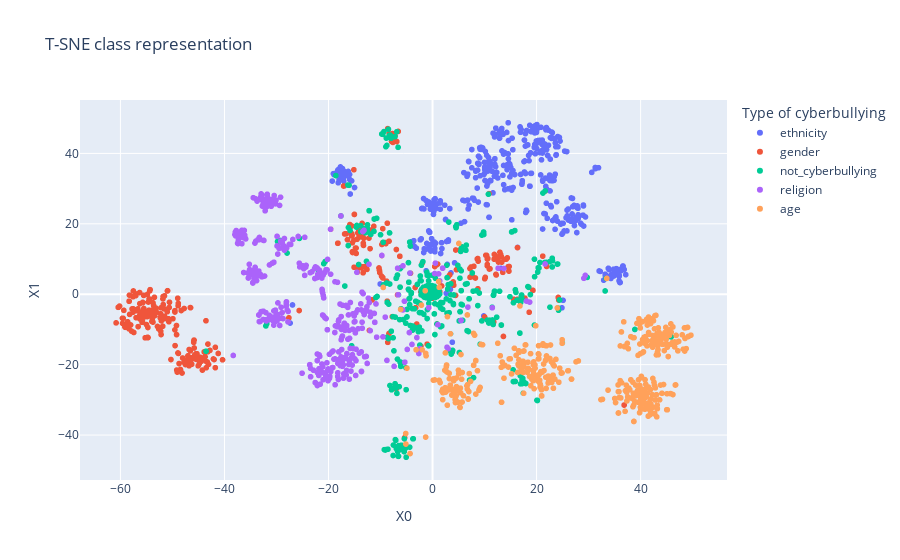

Notebook cell for this chart:
### Code cell
# Interactive plot to read tweets from each of the clusters/ categories

# Set the desired height and width for the plot
height = 800
width = 800

fig = px.scatter(slice_df, x=X_embedded[:, 0], y=X_embedded[:, 1], color='cyberbullying_type', title="T-SNE class representation", hover_data=['tweet_text'])
fig.update_xaxes(title_text="X0")
fig.update_yaxes(title_text="X1")
fig.update_layout(legend_title="Type of cyberbullying")

fig.show()

### Figure 1 — Plotly figure (JSON) as saved in the notebook; plotly's stock layout.template omitted (floating-point values rounded to 4 significant figures; data arrays with more than 128 entries replaced by an {"elided": "..."} marker saying what was removed)
{"data": [{"customdata": {"elided": "428x1 str values"}, "hovertemplate": "cyberbullying_type=ethnicity<br>x=%{x}<br>y=%{y}<br>tweet_text=%{customdata[0]}<extra></extra>", "legendgroup": "ethnicity", "marker": {"color": "#636efa", "symbol": "circle"}, "mode": "markers", "name": "ethnicity", "showlegend": true, "type": "scattergl", "x": {"elided": "428 float values"}, "xaxis": "x", "y": {"elided": "428 float values"}, "yaxis": "y"}, {"customdata": {"elided": "374x1 str values"}, "hovertemplate": "cyberbullying_type=gender<br>x=%{x}<br>y=%{y}<br>tweet_text=%{customdata[0]}<extra></extra>", "legendgroup": "gender", "marker": {"color": "#EF553B", "symbol": "circle"}, "mode": "markers", "name": "gender", "showlegend": true, "type": "scattergl", "x": {"elided": "374 float values"}, "xaxis": "x", "y": {"elided": "374 float values"}, "yaxis": "y"}, {"customdata": {"elided": "403x1 str values"}, "hovertemplate": "cyberbullying_type=not_cyberbullying<br>x=%{x}<br>y=%{y}<br>tweet_text=%{customdata[0]}<extra></extra>", "legendgroup": "not_cyberbullying", "marker": {"color": "#00cc96", "symbol": "circle"}, "mode": "markers", "name": "not_cyberbullying", "showlegend": true, "type": "scattergl", "x": {"elided": "403 float values"}, "xaxis": "x", "y": {"elided": "403 float values"}, "yaxis": "y"}, {"customdata": {"elided": "375x1 str values"}, "hovertemplate": "cyberbullying_type=religion<br>x=%{x}<br>y=%{y}<br>tweet_text=%{customdata[0]}<extra></extra>", "legendgroup": "religion", "marker": {"color": "#ab63fa", "symbol": "circle"}, "mode": "markers", "name": "religion", "showlegend": true, "type": "scattergl", "x": {"elided": "375 float values"}, "xaxis": "x", "y": {"elided": "375 float values"}, "yaxis": "y"}, {"customdata": {"elided": "420x1 str values"}, "hovertemplate": "cyberbullying_type=age<br>x=%{x}<br>y=%{y}<br>tweet_text=%{customdata[0]}<extra></extra>", "legendgroup": "age", "marker": {"color": "#FFA15A", "symbol": "circle"}, "mode": "markers", "name": "age", "showlegend": true, "type": "scattergl", "x": {"elided": "420 float values"}, "xaxis": "x", "y": {"elided": "420 float values"}, "yaxis": "y"}], "layout": {"legend": {"title": {"text": "Type of cyberbullying"}, "tracegroupgap": 0}, "title": {"text": "T-SNE class representation"}, "xaxis": {"anchor": "y", "domain": [0, 1], "title": {"text": "X0"}}, "yaxis": {"anchor": "x", "domain": [0, 1], "title": {"text": "X1"}}}}
